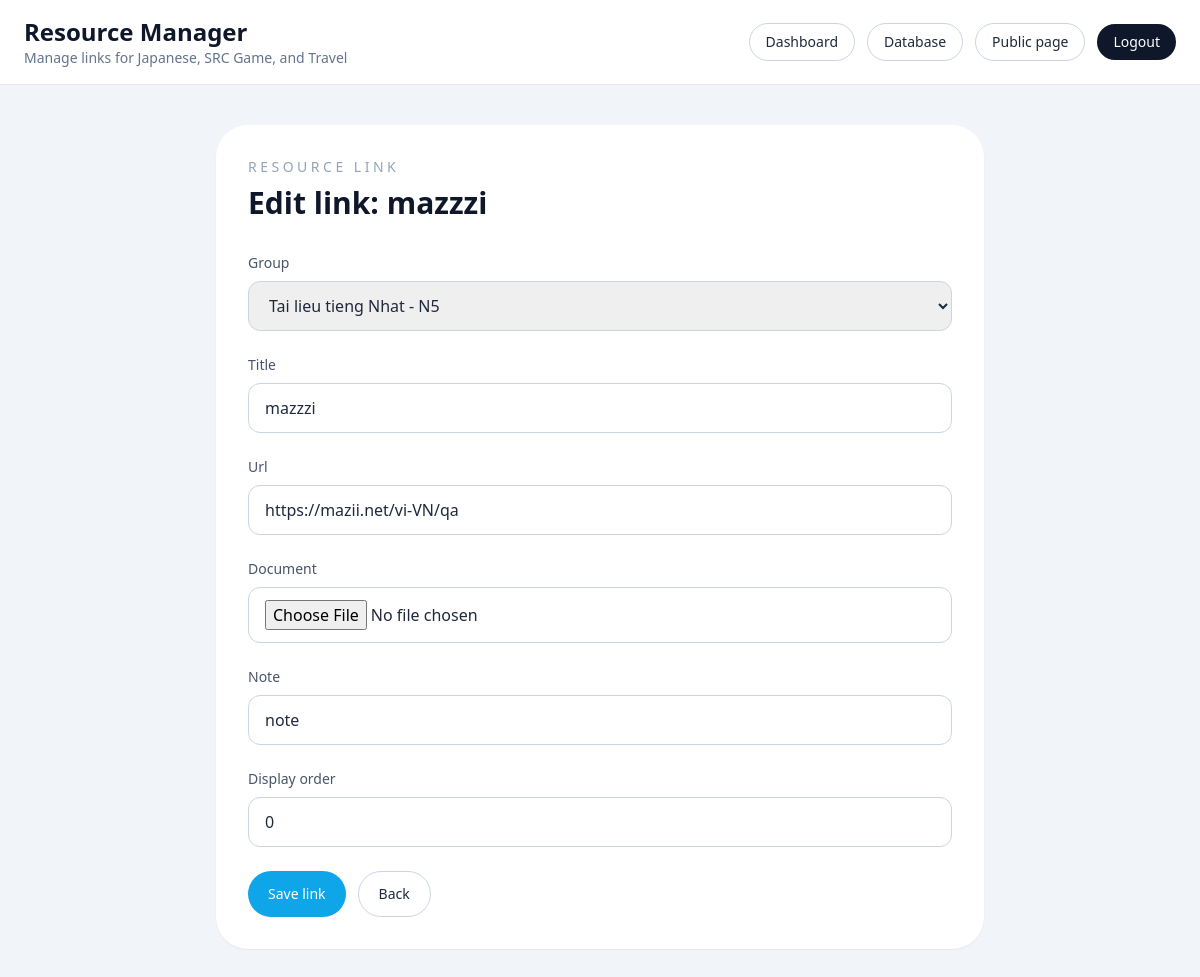
Screenshot of /sql/links/1/edit/ (signed in) with the database file from the repository.
### posts/models.py (models this page shows, shortened)
class ResourceLink(models.Model):
    group = models.ForeignKey(
        ResourceGroup,
        on_delete=models.CASCADE,
        related_name="links",
    )
    title = models.CharField(max_length=150)
    url = models.URLField(blank=True)
    document = models.FileField(upload_to="resources/files/", blank=True)
    note = models.CharField(max_length=255, blank=True)
    display_order = models.PositiveIntegerField(default=0)
    class Meta:
        ordering = ["display_order", "title"]
        unique_together = ("group", "title")

### posts/views.py (the view)
# urls.py: path('sql/links/<int:pk>/edit/', resource_link_update, name='resource_link_update'),
@staff_required
def resource_link_update(request, pk):
    link = get_object_or_404(ResourceLink, pk=pk)
    form = ResourceLinkForm(request.POST or None, request.FILES or None, instance=link)
    if request.method == "POST" and form.is_valid():
        form.save()
        messages.success(request, "Link updated successfully.")
        return redirect("resource_admin_dashboard")
    return render(
        request,
        "resource_admin/link_form.html",
        {"form": form, "page_title": f"Edit link: {link.title}", "link": link},
    )

### posts/forms.py
class ResourceLinkForm(forms.ModelForm):
    class Meta:
        model = ResourceLink
        fields = ["group", "title", "url", "document", "note", "display_order"]
        widgets = {
            "group": forms.Select(attrs={"class": "w-full rounded-xl border border-slate-300 px-4 py-3"}),
            "title": forms.TextInput(attrs={"class": "w-full rounded-xl border border-slate-300 px-4 py-3"}),
            "url": forms.URLInput(attrs={"class": "w-full rounded-xl border border-slate-300 px-4 py-3", "placeholder": "https://"}),
            "document": forms.ClearableFileInput(attrs={"class": "w-full rounded-xl border border-slate-300 px-4 py-3"}),
            "note": forms.TextInput(attrs={"class": "w-full rounded-xl border border-slate-300 px-4 py-3"}),
            "display_order": forms.NumberInput(attrs={"class": "w-full rounded-xl border border-slate-300 px-4 py-3"}),
        }

### posts/models.py (called while the page is built)
    def __str__(self):
        return f"{self.section.title} - {self.title}"

### posts/views.py (called while the page is built)
def staff_required(view_func):
    @wraps(view_func)
    @login_required(login_url="resource_admin_login")
    @user_passes_test(
        lambda user: user.is_staff or user.is_superuser,
        login_url="resource_admin_login",
    )
    def _wrapped_view(request, *args, **kwargs):
        return view_func(request, *args, **kwargs)
    return _wrapped_view

### templates/resource_admin/link_form.html (shortened to what this page needs)
{% extends 'resource_admin/base.html' %}
{% block content %}
<section class="mx-auto max-w-3xl rounded-[2rem] bg-white p-8 shadow-sm">
  <div class="mb-8">
    <p class="text-sm uppercase tracking-[0.25em] text-slate-400">Resource Link</p>
    <h1 class="mt-2 text-3xl font-semibold text-slate-900">{{ page_title }}</h1>
  </div>
  <form method="post" enctype="multipart/form-data" class="space-y-6">
    {% for field in form %}
    <div>
      <label for="{{ field.id_for_label }}" class="mb-2 block text-sm font-medium text-slate-600">{{ field.label }}</label>
      {{ field }}
    </div>
    {% endfor %}
    <div class="flex flex-wrap gap-3">
      <button type="submit" class="rounded-full bg-sky-500 px-5 py-3 text-sm font-medium text-white hover:bg-sky-400">Save link</button>
      <a href="{% url 'resource_admin_dashboard' %}" class="rounded-full border border-slate-300 px-5 py-3 text-sm hover:bg-slate-50">Back</a>
    </div>
  </form>
</section>
{% endblock content %}

### rows the page displays
ResourceLink: form "Tai lieu tieng Nhat - N5" "mazzzi" "https://mazii.net/vi-VN/qa" "note" "0"

### other values shown
{{ page_title }} "Edit link: mazzzi"
{{ field.label }} "Group" "Title" "Url" "Document" "Note" "Display order"
